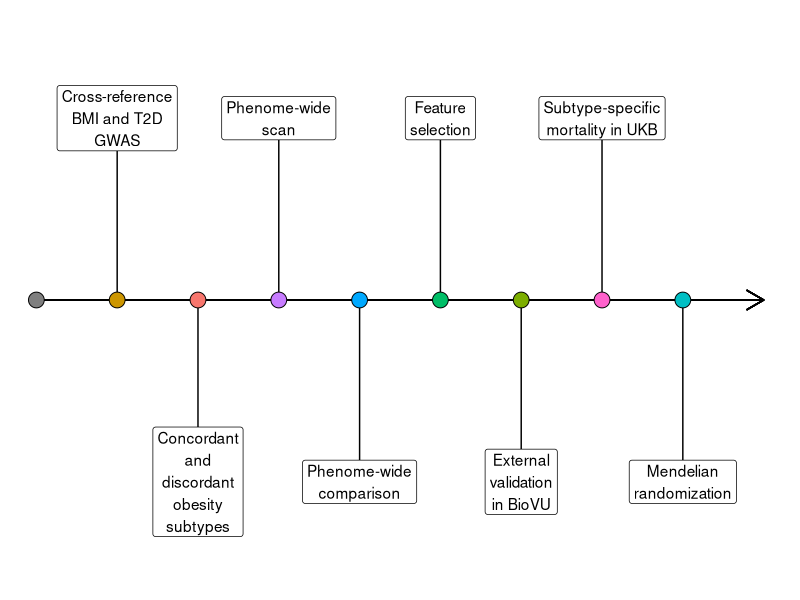

Recreate this plot in R.
## Analysis pipeline plot

library(tidyverse)
library(ggrepel)

aline_dat <- data.frame(
    items = c(NA,
              "Cross-reference\nBMI and T2D\nGWAS",
              "Concordant\nand\ndiscordant\nobesity\nsubtypes",
              "Phenome-wide\nscan",
              "Phenome-wide\ncomparison",
              "Feature\nselection",
              "External\nvalidation\nin BioVU",
              "Subtype-specific\nmortality in UKB",
              "Mendelian\nrandomization"),
    x = seq(0, 8, 1), y = 0,
    ylabels = c(0, rep(c(1,-1), 4))
)

aline_plot <- aline_dat %>% 
    ggplot(aes(x, y)) +
    geom_segment(aes(x = 0, y = 0, xend = max(x) + 1, yend = 0),
                 arrow = arrow(length = unit(0.5, "cm"))) +
    geom_segment(aes(x = x, y = 0, xend = x, yend = ylabels)) +
    geom_point(aes(fill = items), size = 5,
               shape = 21, color = "black") +
    geom_label(aes(y = ylabels, label = items)) +
    guides(fill = "none") +
    ylim(-1.5, 1.5) +
    theme_void()

ggsave("../plots/aline_plot.png", aline_plot)
